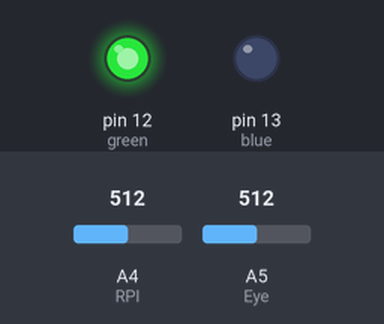
Bench run of a sketch on a simulated Arduino Uno, built with avr-gcc and run on an emulated ATmega328P. Parts: output pins drawn as LEDs (lit = HIGH). The test bench sets the inputs (shaded band); at power-on: A4 (RPI) = 512, A5 (Eye) = 512. What the sketch prints to the serial monitor is not drawn.

Above: at 0.1 s.
At 1.2 s:
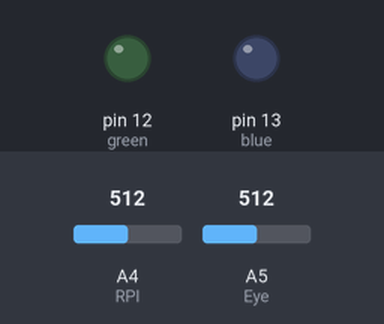
Timing chart, 0 to 2.7 s (numbered marks = the images above):
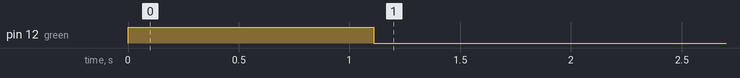

Measured:
- by itself, pin 12 (green): LOW → HIGH at 0.00 s, → LOW 1.1 s later

The sketch:

RPIandEYES.ino
```cpp
int blue = 13, green=12, Eye=A5, RPI=A4;

void setup()
  {
  pinMode(blue, OUTPUT);
  pinMode (green, OUTPUT);
  Serial.begin(9600);
  }

void loop()
  {
    Serial.println(analogRead(Eye));
//    int distance= (analogRead(Eye));
      int flag=(analogRead(RPI));
//    Serial.print("RPI: ");
//    Serial.println(analogRead(RPI));
    int total=0, counter=0;
    while (flag < 640)
    {
      flag=(analogRead(RPI));
      if (flag > 640)
        break;
      Serial.println("flag passed");
      while (counter<=10)
      {
        int distance= (analogRead(Eye));
        flag=(analogRead(RPI));
        if (flag > 640)
          break;
        Serial.println("counter passed");
        if (distance > 300)
        {
          Serial.println("distance passed");
          digitalWrite(blue,LOW);
          digitalWrite(green, HIGH);
          delay(100);
          counter++;
          if (counter>10);
            break;
        }
        else
        {
          counter=0;
          digitalWrite(green, LOW);
          digitalWrite(blue, HIGH);
        }
      }
      digitalWrite(green,LOW);
      digitalWrite(blue, LOW);
    }
  }
```
